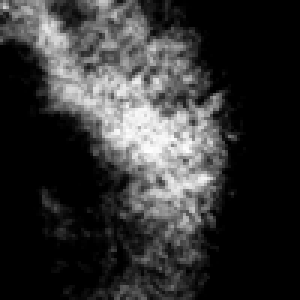
#> input picture img6d.png, 100 x 100 px, found by its file name (shown 3 times larger)
$ python test.py
#> lines starting #> are read from the running program, lines starting #| are printed output that depends on the picture; after the words box and inside, x2 and y2 are one past the last pixel; in counts of white or black regions, pixels touching at a corner belong together; long printed decimals are rounded
import numpy as np
from numpy import mgrid, sum
import math
import cv2


#사용자 정의 매개변수 S
S = 25
SIZE = int((S-1)/2)


def getItem(image, j, i):
    return [image.item(j, i, 0), image.item(j, i, 1), image.item(j, i, 2)]

def setItem(image, j, i, color):
    image.itemset(j, i, 0, color)
    image.itemset(j, i, 1, 0)
    image.itemset(j, i, 2, 0)

def subimage(image, center, theta, width, height):
    shape = (image.shape[1], image.shape[0])  # cv2.warpAffine expects shape in (length, height)

    matrix = cv2.getRotationMatrix2D(center=center, angle=theta, scale=1)
    image = cv2.warpAffine(src=image, M=matrix, dsize=shape)
    cv2.circle(image, (center), 2, (0, 0, 0), -1)

    return image

def end():
    if cv2.waitKey(0) & 0xff == 27:
        cv2.destroyAllWindows()


img = cv2.imread("C:\img\paper\img6d.png",0)#   사용할 이미지 파일 흑백(0)
#> img is the input picture: shape (100, 100); min 0, max 255, mean 51.1
rows, cols = img.shape
#> rows = 100; cols = 100

flag = 0        # 스케일을 줄이고 키우고 줄이기 위한 플레그
scale = 1       # 초기값설정
angle = 0       # 초기 0도
while True:

    MT = cv2.getRotationMatrix2D((cols / 2, rows / 2), angle, scale) #어파인 핼렬 뱉음
#> MT = [[1, 0, 0], [0, 1, 0]]
    dst = cv2.warpAffine(img, MT, (cols, rows)) #img를 어파인행렬대로 이미지 회전 변환 반환
    cv2.namedWindow("test1")
    cv2.moveWindow("test1", 800, 400)
    cv2.imshow('test1', dst)  # 이미지 출력
    M = cv2.moments(dst)
#> M = moments, m00 511001, centre m10/m00, m01/m00 = (44.19, 39.1)

    # Mass Center of Image
    cX = int(M["m10"] / M["m00"])  # Xc 오브젝트의 중심
#> cX = 44
    cY = int(M["m01"] / M["m00"])  # Yc  오브젝트의 중심
#> cY = 39
    print("오브젝트 중심좌표 : ", cX, cY)
#| 오브젝트 중심좌표 :  44 39

    a = ((M["m20"] / M["m00"]) - cX ** 2)
#> a = 297.4
    b = 2 * ((M["m11"] / M["m00"]) - cX * cY)
#> b = 421.8
    c = ((M["m02"] / M["m00"]) - cY ** 2)
#> c = 535.8
    print("a, b, c : ", a, b, c)
#| a, b, c :  297.424 421.771 535.759

    # theta = math.degrees((math.atan2(b,a-c)/2)) 이건 -pi/2 ~ pi/2
    theta = math.degrees(np.arctan2(b, (a - c)) / 2)
#> theta = 59.74
    w = (math.sqrt(6 * (a + c - math.sqrt(b ** 2 + (a - c) ** 2))))
#> w = 45.74
    l = (math.sqrt(6 * (a + c + math.sqrt(b ** 2 + (a - c) ** 2))))
#> l = 88.91
    print("쎄타 w l : ", theta, w, l)
#| 쎄타 w l :  59.735 45.743 88.915

    change = True
    if w < l:
        w = int((M["m00"] / 255) / l)
#> w = 22

    tta = math.radians(theta)
#> tta = 1.04
    omg = (a - c) * math.cos(2 * tta) + b * math.sin(2 * tta)
#> omg = 484.5
    print("이계도함수 결과", omg)
#| 이계도함수 결과 484.453


    result = np.zeros(dst.shape)
    rot_rectangle = ((cX, cY), (l, w), theta)
#> rot_rectangle = ((44, 39), (88.91, 22), 59.74)
    box = cv2.boxPoints(rot_rectangle)
#> box = [[12.09, 6.15], [31.09, -4.94], [75.91, 71.85], [56.91, 82.94]]
    box = np.int0(box)  # Convert into integer values
#> box = [[12, 6], [31, -4], [75, 71], [56, 82]]
    rectangle = cv2.drawContours(result, [box], 0, (255, 255, 255), -1)
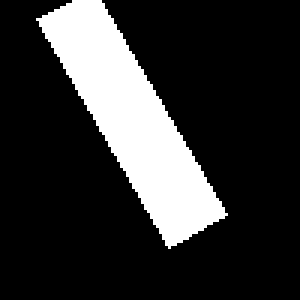
#> rectangle: shape (100, 100) float64 (shown 3 times larger); 19.5% white; 1 white region, box (x1, y1, x2, y2) and area: (12, 0, 76, 83) 1954
    cv2.circle(result, (cX, cY), 2, (0), -1)
#> result: shape (100, 100) float64; 19.4% white; 1 white region, box (x1, y1, x2, y2) and area: (12, 0, 76, 83) 1941
    cv2.namedWindow("test2")
    cv2.moveWindow("test2", 900, 400)
    cv2.imshow("test2", rectangle) #각도 반영 안된 사각형


    # [6 lines of commented-out code are left out]
    cv2.waitKey(0)

    angle = angle + 10     # 각을 10도 씩 회전
    if angle >= 360:        # 0도~360도
        angle = 0

    if cv2.waitKey(50) == 27:   #   esc 누르면 종료
#> (key Esc is pressed here)
        break

cv2.destroyAllWindows()

$ run again, with cat.png copied over img6d.png
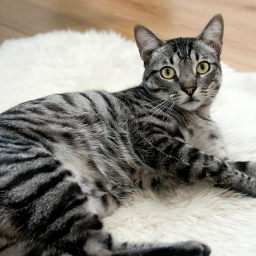
#> input picture cat.png, 256 x 256 px, found by its file name
#> `img = cv2.imread("C:\img\paper\img6d.png",0)#   사용할 이미지 파일 흑백(0)`:
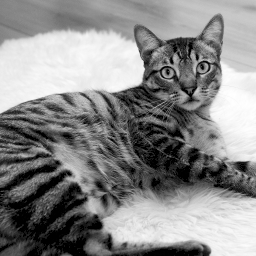
#> img: shape (256, 256); min 0, max 255, mean 137.6
#> M = moments, m00 9014550, centre m10/m00, m01/m00 = (137.2, 115.2)
#> cX = 137
#> cY = 115
#| 오브젝트 중심좌표 :  137 115
#> a = 5902.4
#> b = 2334.6
#> c = 5580.1
#| a, b, c :  5902.363 2334.593 5580.098
#> theta = 41.07
#> `w = (math.sqrt(6 * (a + c - math.sqrt(b ** 2 + (a - c) ** 2))))`: w = 234
#> l = 288.2
#| 쎄타 w l :  41.070 233.997 288.158
#> `w = int((M["m00"] / 255) / l)`: w = 122
#> tta = 0.717
#> omg = 2356.7
#| 이계도함수 결과 2356.730
#> rot_rectangle = ((137, 115), (288.2, 122), 41.07)
#> `box = cv2.boxPoints(rot_rectangle)`: box = [[-11.7, 66.33], [68.45, -25.65], [285.7, 163.7], [205.5, 255.6]]
#> `box = np.int0(box)`: box = [[-11, 66], [68, -25], [285, 163], [205, 255]]
#> `rectangle = cv2.drawContours(result, [box], 0, (255, 255, 255), -1)`:
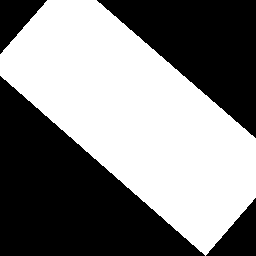
#> rectangle: shape (256, 256) float64; 50.6% white; 4 black regions, box (x1, y1, x2, y2) and area: (0, 76, 205, 256) 18540, (97, 0, 256, 138) 11040, (206, 198, 256, 256) 1475, (0, 0, 47, 54) 1292
